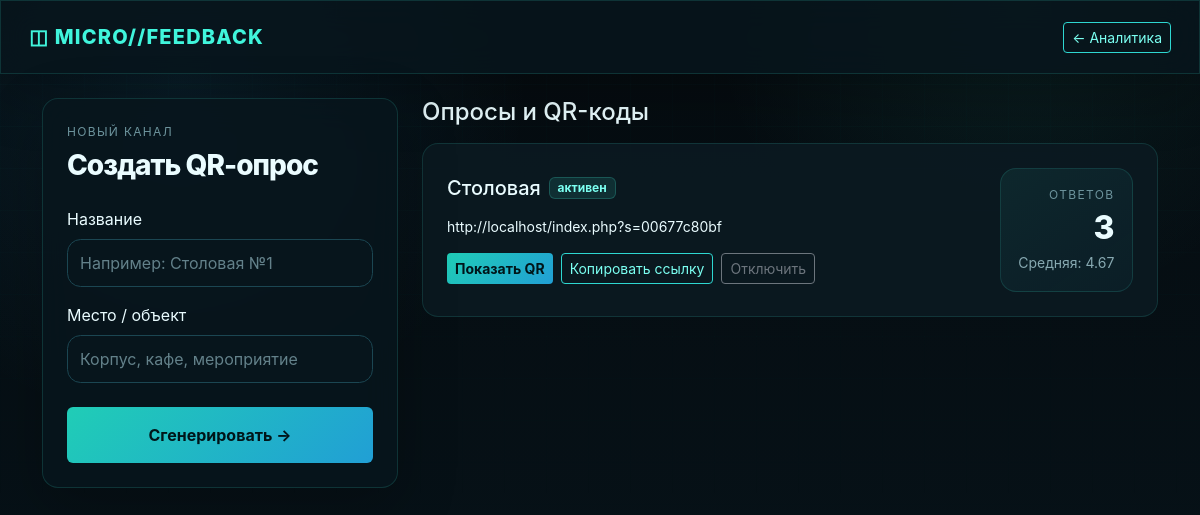
Page /admin/surveys.php (signed in) on the committed database.
### tables this page shows
CREATE TABLE surveys (
    id INTEGER PRIMARY KEY AUTOINCREMENT,
    title TEXT NOT NULL,
    venue TEXT DEFAULT '',
    code TEXT NOT NULL UNIQUE,
    is_active INTEGER NOT NULL DEFAULT 1,
    created_at TEXT NOT NULL DEFAULT CURRENT_TIMESTAMP
);

### config.php (called while the page is built, shortened)
<?php
function h(?string $s): string {
    return htmlspecialchars((string)$s, ENT_QUOTES, 'UTF-8');
}
function url(string $path = ''): string {
    return BASE_PATH . '/' . ltrim($path, '/');
}
function absolute_url(string $path = ''): string {
    $https = (!empty($_SERVER['HTTPS']) && $_SERVER['HTTPS'] !== 'off');
    $scheme = $https ? 'https' : 'http';
    $host = $_SERVER['HTTP_HOST'] ?? 'localhost';
    return $scheme . '://' . $host . url($path);
}

### admin/surveys.php (the view, shortened to what this page needs)
<?php
require dirname(__DIR__) . '/config.php';
$rows=$pdo->query("SELECT s.*,COUNT(r.id) responses,ROUND(AVG(r.rating),2) avg_rating FROM surveys s LEFT JOIN responses r ON r.survey_id=s.id GROUP BY s.id ORDER BY s.id DESC")->fetchAll();
?>
<!doctype html><html lang="ru"><head>
<link href="https://cdn.jsdelivr.net/npm/bootstrap@5.3.8/dist/css/bootstrap.min.css" rel="stylesheet">
<link href="<?= h(url('assets/style.css')) ?>" rel="stylesheet">
</head><body>
<nav class="navbar px-3 py-3"><div class="container-fluid">
<a class="navbar-brand" href="<?= h(url('admin/index.php')) ?>">◫ MICRO//FEEDBACK</a>
<a href="<?= h(url('admin/index.php')) ?>" class="btn btn-sm btn-outline-info">← Аналитика</a>
</div></nav>
<main class="container py-4">
<div class="row g-4">
<div class="col-lg-4">
<form method="post" class="glass rounded-4 p-4 sticky-lg-top" style="top:20px">
<div class="smallcaps mb-2">Новый канал</div><h1 class="h3 hero-title mb-4">Создать QR-опрос</h1>
<div class="mb-3"><label class="form-label">Название</label><input class="form-control" name="title" placeholder="Например: Столовая №1" required></div>
<div class="mb-4"><label class="form-label">Место / объект</label><input class="form-control" name="venue" placeholder="Корпус, кафе, мероприятие"></div>
<button class="btn btn-primary w-100 py-3">Сгенерировать →</button>
</form>
</div>
<div class="col-lg-8">
<h2 class="h4 mb-3">Опросы и QR-коды</h2>
<?php foreach($rows as $r):
 $link=absolute_url('index.php?s='.urlencode($r['code']));
?>
<div class="card rounded-4 p-4 mb-3">
 <div class="row align-items-center g-4">
  <div class="col-md">
   <div class="d-flex align-items-center gap-2 mb-2">
    <h3 class="h5 mb-0"><?= h($r['title']) ?></h3>
    <span class="badge <?= $r['is_active']?'badge-soft':'text-bg-secondary' ?>"><?= $r['is_active']?'активен':'выключен' ?></span>
   </div>
   <div class="small text-break mb-3"><?= h($link) ?></div>
   <div class="d-flex gap-2 flex-wrap">
    <button class="btn btn-sm btn-primary" onclick='showQr(<?= json_encode($link) ?>,<?= json_encode($r['title']) ?>)'>Показать QR</button>
    <button class="btn btn-sm btn-outline-info" onclick='navigator.clipboard.writeText(<?= json_encode($link) ?>)'>Копировать ссылку</button>
    <a class="btn btn-sm btn-outline-secondary" href="?toggle=<?= (int)$r['id'] ?>"><?= $r['is_active']?'Отключить':'Включить' ?></a>
   </div>
  </div>
  <div class="col-md-auto text-md-end">
   <div class="metric"><div class="smallcaps">Ответов</div><div class="value mt-2"><?= (int)$r['responses'] ?></div>
   <div class="text-muted2 small mt-2">Средняя: <?= $r['avg_rating'] ? h((string)$r['avg_rating']) : '—' ?></div></div>
  </div>
 </div>
</div>
<?php endforeach; ?>
</div></div>
</main>
</body></html>

### assets/style.css (style rules this page uses)
:root { --bg:#061016;--panel:#0b1921;--panel2:#0e222c;--line:#153d49; --text:#eafcff;--muted:#87a9b1;--cyan:#40f5dc;--cyan2:#34baff;--warn:#ffcc66; }
* { box-sizing:border-box }
body { min-height:100vh;color:var(--text);background: radial-gradient(circle at 15% 10%,rgba(52,186,255,.10),transparent 28%), radial-gradient(circle at 85% 0%,rgba(64,245,220,.08),transparent 24%), linear-gradient(180deg,#050b0f 0%,#07141b 100%); font-family:Inter,system-ui,-apple-system,"Segoe UI",sans-serif; }
body:before { content:"";position:fixed;inset:0;pointer-events:none;opacity:.14; background-image:linear-gradient(rgba(64,245,220,.18) 1px,transparent 1px), linear-gradient(90deg,rgba(64,245,220,.12) 1px,transparent 1px); background-size:42px 42px;mask-image:linear-gradient(to bottom,black,transparent 78%); }
.navbar,.glass { background:rgba(8,22,29,.86)!important;border:1px solid rgba(64,245,220,.14); backdrop-filter:blur(16px);box-shadow:0 18px 60px rgba(0,0,0,.24) }
.navbar-brand { font-weight:800;letter-spacing:.06em;color:var(--cyan)!important }
.hero-title { font-weight:800;letter-spacing:-.035em }
.text-muted2 { color:var(--muted)!important }
.card { background:rgba(11,25,33,.92);border:1px solid rgba(64,245,220,.13);color:var(--text) }
.form-control,.form-select { background:#07151c!important;color:var(--text)!important;border-color:#1b4652!important; border-radius:.85rem;min-height:48px }
.form-control::placeholder { color:#63818a }
.btn-primary { background:linear-gradient(135deg,#20cdb6,#219fd5);border:0;color:#001519;font-weight:750 }
.btn-outline-info { border-color:#2ed7d1;color:#7bfff1 }
.metric { padding:1.1rem;border-radius:1rem;background:linear-gradient(145deg,rgba(64,245,220,.07),rgba(52,186,255,.035));border:1px solid rgba(64,245,220,.13) }
.metric .value { font-size:2rem;font-weight:800;line-height:1 }
.badge-soft { background:rgba(64,245,220,.11);color:#7bfff1;border:1px solid rgba(64,245,220,.2) }
a { color:#61e9df }
.smallcaps { font-size:.75rem;letter-spacing:.11em;text-transform:uppercase;color:#6d949d }

### rows in the picture
surveys: title "Столовая", is_active "активен", code "http://localhost/index.php?s=00677c80bf", responses "3", avg_rating "4.67"
